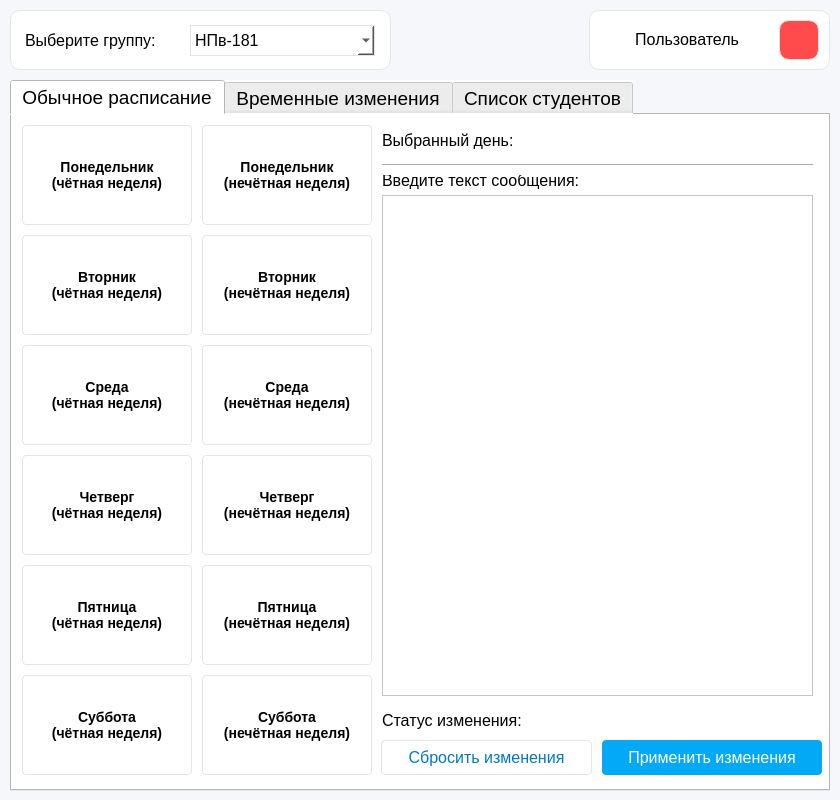
<?xml version="1.0" encoding="UTF-8"?>
<ui version="4.0">
 <class>MainWindow2</class>
 <widget class="QMainWindow" name="MainWindow2">
  <property name="geometry">
   <rect>
    <x>0</x>
    <y>0</y>
    <width>840</width>
    <height>800</height>
   </rect>
  </property>
  <property name="minimumSize">
   <size>
    <width>840</width>
    <height>800</height>
   </size>
  </property>
  <property name="maximumSize">
   <size>
    <width>840</width>
    <height>800</height>
   </size>
  </property>
  <property name="windowTitle">
   <string>Управление ботом РУДН</string>
  </property>
  <property name="styleSheet">
   <string notr="true">background-color: rgb(245, 247, 250);
opacity: 1;</string>
  </property>
  <widget class="QWidget" name="centralwidget">
   <property name="styleSheet">
    <string notr="true">background: #F5F7FA;
opacity: 1;</string>
   </property>
   <widget class="QTabWidget" name="tabWidget">
    <property name="geometry">
     <rect>
      <x>10</x>
      <y>80</y>
      <width>820</width>
      <height>711</height>
     </rect>
    </property>
    <property name="font">
     <font>
      <pointsize>14</pointsize>
     </font>
    </property>
    <property name="styleSheet">
     <string notr="true">background-color: rgb(255, 255, 255);</string>
    </property>
    <property name="currentIndex">
     <number>0</number>
    </property>
    <widget class="QWidget" name="tab_1">
     <attribute name="title">
      <string>Обычное расписание</string>
     </attribute>
     <widget class="QPushButton" name="b_thu_1">
      <property name="geometry">
       <rect>
        <x>190</x>
        <y>340</y>
        <width>170</width>
        <height>100</height>
       </rect>
      </property>
      <property name="font">
       <font>
        <pointsize>-1</pointsize>
        <weight>75</weight>
        <bold>true</bold>
       </font>
      </property>
      <property name="styleSheet">
       <string notr="true">QPushButton{
background: #FFFFFF ;
border-radius: 4px;
opacity: 1;
text-align: center;
letter-spacing: 0px;
text-transform: uppercase;
font-size: 14px;
font-weight: bold; 
border: 1px solid #e5e5e5;
}

QPushButton::hover{
background: #e8e8e8;
}</string>
      </property>
      <property name="text">
       <string>Четверг
(нечётная неделя)</string>
      </property>
     </widget>
     <widget class="QPushButton" name="b_tue_0">
      <property name="geometry">
       <rect>
        <x>10</x>
        <y>120</y>
        <width>170</width>
        <height>100</height>
       </rect>
      </property>
      <property name="font">
       <font>
        <pointsize>-1</pointsize>
        <weight>75</weight>
        <bold>true</bold>
       </font>
      </property>
      <property name="styleSheet">
       <string notr="true">QPushButton{
background: #FFFFFF ;
border-radius: 4px;
opacity: 1;
text-align: center;
letter-spacing: 0px;
text-transform: uppercase;
font-size: 14px;
font-weight: bold; 
border: 1px solid #e5e5e5;
}

QPushButton::hover{
background: #e8e8e8;
}</string>
      </property>
      <property name="text">
       <string>Вторник
(чётная неделя)</string>
      </property>
     </widget>
     <widget class="QPushButton" name="b_fri_1">
      <property name="geometry">
       <rect>
        <x>190</x>
        <y>450</y>
        <width>170</width>
        <height>100</height>
       </rect>
      </property>
      <property name="font">
       <font>
        <pointsize>-1</pointsize>
        <weight>75</weight>
        <bold>true</bold>
       </font>
      </property>
      <property name="styleSheet">
       <string notr="true">QPushButton{
background: #FFFFFF ;
border-radius: 4px;
opacity: 1;
text-align: center;
letter-spacing: 0px;
text-transform: uppercase;
font-size: 14px;
font-weight: bold; 
border: 1px solid #e5e5e5;
}

QPushButton::hover{
background: #e8e8e8;
}</string>
      </property>
      <property name="text">
       <string>Пятница
(нечётная неделя)</string>
      </property>
     </widget>
     <widget class="QPushButton" name="b_fri_0">
      <property name="geometry">
       <rect>
        <x>10</x>
        <y>450</y>
        <width>170</width>
        <height>100</height>
       </rect>
      </property>
      <property name="font">
       <font>
        <pointsize>-1</pointsize>
        <weight>75</weight>
        <bold>true</bold>
       </font>
      </property>
      <property name="styleSheet">
       <string notr="true">QPushButton{
background: #FFFFFF ;
border-radius: 4px;
opacity: 1;
text-align: center;
letter-spacing: 0px;
text-transform: uppercase;
font-size: 14px;
font-weight: bold; 
border: 1px solid #e5e5e5;
}

QPushButton::hover{
background: #e8e8e8;
}</string>
      </property>
      <property name="text">
       <string>Пятница
(чётная неделя)</string>
      </property>
     </widget>
     <widget class="QPushButton" name="b_sat_1">
      <property name="geometry">
       <rect>
        <x>190</x>
        <y>560</y>
        <width>170</width>
        <height>100</height>
       </rect>
      </property>
      <property name="font">
       <font>
        <pointsize>-1</pointsize>
        <weight>75</weight>
        <bold>true</bold>
       </font>
      </property>
      <property name="styleSheet">
       <string notr="true">QPushButton{
background: #FFFFFF ;
border-radius: 4px;
opacity: 1;
text-align: center;
letter-spacing: 0px;
text-transform: uppercase;
font-size: 14px;
font-weight: bold; 
border: 1px solid #e5e5e5;
}

QPushButton::hover{
background: #e8e8e8;
}</string>
      </property>
      <property name="text">
       <string>Суббота
(нечётная неделя)</string>
      </property>
     </widget>
     <widget class="QPushButton" name="b_tue_1">
      <property name="geometry">
       <rect>
        <x>190</x>
        <y>120</y>
        <width>170</width>
        <height>100</height>
       </rect>
      </property>
      <property name="font">
       <font>
        <pointsize>-1</pointsize>
        <weight>75</weight>
        <bold>true</bold>
       </font>
      </property>
      <property name="styleSheet">
       <string notr="true">QPushButton{
background: #FFFFFF ;
border-radius: 4px;
opacity: 1;
text-align: center;
letter-spacing: 0px;
text-transform: uppercase;
font-size: 14px;
font-weight: bold; 
border: 1px solid #e5e5e5;
}

QPushButton::hover{
background: #e8e8e8;
}</string>
      </property>
      <property name="text">
       <string>Вторник
(нечётная неделя)</string>
      </property>
     </widget>
     <widget class="QPushButton" name="b_wed_0">
      <property name="geometry">
       <rect>
        <x>10</x>
        <y>230</y>
        <width>170</width>
        <height>100</height>
       </rect>
      </property>
      <property name="font">
       <font>
        <pointsize>-1</pointsize>
        <weight>75</weight>
        <bold>true</bold>
       </font>
      </property>
      <property name="styleSheet">
       <string notr="true">QPushButton{
background: #FFFFFF ;
border-radius: 4px;
opacity: 1;
text-align: center;
letter-spacing: 0px;
text-transform: uppercase;
font-size: 14px;
font-weight: bold; 
border: 1px solid #e5e5e5;
}

QPushButton::hover{
background: #e8e8e8;
}</string>
      </property>
      <property name="text">
       <string>Среда
(чётная неделя)</string>
      </property>
     </widget>
     <widget class="QPushButton" name="b_mon_0">
      <property name="geometry">
       <rect>
        <x>10</x>
        <y>10</y>
        <width>170</width>
        <height>100</height>
       </rect>
      </property>
      <property name="font">
       <font>
        <pointsize>-1</pointsize>
        <weight>75</weight>
        <bold>true</bold>
       </font>
      </property>
      <property name="styleSheet">
       <string notr="true">QPushButton{
background: #FFFFFF ;
border-radius: 4px;
opacity: 1;
text-align: center;
letter-spacing: 0px;
text-transform: uppercase;
font-size: 14px;
font-weight: bold; 
border: 1px solid #e5e5e5;
}

QPushButton::hover{
background: #e8e8e8;
}</string>
      </property>
      <property name="text">
       <string>Понедельник
(чётная неделя)</string>
      </property>
     </widget>
     <widget class="QPushButton" name="b_wed_1">
      <property name="geometry">
       <rect>
        <x>190</x>
        <y>230</y>
        <width>170</width>
        <height>100</height>
       </rect>
      </property>
      <property name="font">
       <font>
        <pointsize>-1</pointsize>
        <weight>75</weight>
        <bold>true</bold>
       </font>
      </property>
      <property name="styleSheet">
       <string notr="true">QPushButton{
background: #FFFFFF ;
border-radius: 4px;
opacity: 1;
text-align: center;
letter-spacing: 0px;
text-transform: uppercase;
font-size: 14px;
font-weight: bold; 
border: 1px solid #e5e5e5;
}

QPushButton::hover{
background: #e8e8e8;
}</string>
      </property>
      <property name="text">
       <string>Среда
(нечётная неделя)</string>
      </property>
     </widget>
     <widget class="QPushButton" name="b_mon_1">
      <property name="geometry">
       <rect>
        <x>190</x>
        <y>10</y>
        <width>170</width>
        <height>100</height>
       </rect>
      </property>
      <property name="font">
       <font>
        <pointsize>-1</pointsize>
        <weight>75</weight>
        <bold>true</bold>
       </font>
      </property>
      <property name="styleSheet">
       <string notr="true">QPushButton{
background: #FFFFFF ;
border-radius: 4px;
opacity: 1;
text-align: center;
letter-spacing: 0px;
text-transform: uppercase;
font-size: 14px;
font-weight: bold; 
border: 1px solid #e5e5e5;
}

QPushButton::hover{
background: #e8e8e8;
}</string>
      </property>
      <property name="text">
       <string>Понедельник
(нечётная неделя)</string>
      </property>
     </widget>
     <widget class="QPushButton" name="b_sat_0">
      <property name="geometry">
       <rect>
        <x>10</x>
        <y>560</y>
        <width>170</width>
        <height>100</height>
       </rect>
      </property>
      <property name="font">
       <font>
        <pointsize>-1</pointsize>
        <weight>75</weight>
        <bold>true</bold>
       </font>
      </property>
      <property name="styleSheet">
       <string notr="true">QPushButton{
background: #FFFFFF ;
border-radius: 4px;
opacity: 1;
text-align: center;
letter-spacing: 0px;
text-transform: uppercase;
font-size: 14px;
font-weight: bold; 
border: 1px solid #e5e5e5;
}

QPushButton::hover{
background: #e8e8e8;
}</string>
      </property>
      <property name="text">
       <string>Суббота
(чётная неделя)</string>
      </property>
     </widget>
     <widget class="QPushButton" name="b_thu_0">
      <property name="geometry">
       <rect>
        <x>10</x>
        <y>340</y>
        <width>170</width>
        <height>100</height>
       </rect>
      </property>
      <property name="font">
       <font>
        <pointsize>-1</pointsize>
        <weight>75</weight>
        <bold>true</bold>
       </font>
      </property>
      <property name="styleSheet">
       <string notr="true">QPushButton{
background: #FFFFFF ;
border-radius: 4px;
opacity: 1;
text-align: center;
letter-spacing: 0px;
text-transform: uppercase;
font-size: 14px;
font-weight: bold; 
border: 1px solid #e5e5e5;
}

QPushButton::hover{
background: #e8e8e8;
}</string>
      </property>
      <property name="text">
       <string>Четверг
(чётная неделя)</string>
      </property>
     </widget>
     <widget class="QPlainTextEdit" name="plainTextEdit">
      <property name="geometry">
       <rect>
        <x>370</x>
        <y>80</y>
        <width>431</width>
        <height>501</height>
       </rect>
      </property>
      <property name="styleSheet">
       <string notr="true">font-size: 16px;</string>
      </property>
     </widget>
     <widget class="QPushButton" name="clear_PTE">
      <property name="geometry">
       <rect>
        <x>369</x>
        <y>625</y>
        <width>211</width>
        <height>35</height>
       </rect>
      </property>
      <property name="styleSheet">
       <string notr="true">QPushButton{
background: #FFFFFF ;
border-radius: 4px;
opacity: 1;
text-align: center;
letter-spacing: 0px;
color: #0079C2;
text-transform: uppercase;
font-size: 16px;
font-weight: medium; 
border: 1px solid #e5e5e5;
}

QPushButton::hover{
background: #e8e8e8;
}</string>
      </property>
      <property name="text">
       <string>Сбросить изменения</string>
      </property>
     </widget>
     <widget class="QPushButton" name="send_changes">
      <property name="geometry">
       <rect>
        <x>590</x>
        <y>625</y>
        <width>220</width>
        <height>35</height>
       </rect>
      </property>
      <property name="styleSheet">
       <string notr="true">QPushButton{
background: #03A9F4 ;
border-radius: 4px;
opacity: 1;
text-align: center;
letter-spacing: 0px;
color: #FFFFFF;
text-transform: uppercase;
font-size: 16px;
font-weight: medium; 
}

QPushButton::hover{
background: #0079C2;
}</string>
      </property>
      <property name="text">
       <string>Применить изменения</string>
      </property>
     </widget>
     <widget class="QLabel" name="label_5">
      <property name="geometry">
       <rect>
        <x>370</x>
        <y>10</y>
        <width>160</width>
        <height>30</height>
       </rect>
      </property>
      <property name="styleSheet">
       <string notr="true">letter-spacing: 0px;
text-transform: uppercase;
font-size: 16px;
font-weight: medium; </string>
      </property>
      <property name="text">
       <string>Выбранный день:</string>
      </property>
     </widget>
     <widget class="QLabel" name="l_day">
      <property name="geometry">
       <rect>
        <x>530</x>
        <y>10</y>
        <width>271</width>
        <height>30</height>
       </rect>
      </property>
      <property name="font">
       <font>
        <pointsize>-1</pointsize>
       </font>
      </property>
      <property name="styleSheet">
       <string notr="true">letter-spacing: 0px;
text-transform: uppercase;
font-size: 15px;
font-weight: medium; </string>
      </property>
      <property name="text">
       <string/>
      </property>
     </widget>
     <widget class="QLabel" name="label_6">
      <property name="geometry">
       <rect>
        <x>370</x>
        <y>590</y>
        <width>170</width>
        <height>30</height>
       </rect>
      </property>
      <property name="styleSheet">
       <string notr="true">letter-spacing: 0px;
text-transform: uppercase;
font-size: 16px;
font-weight: medium; </string>
      </property>
      <property name="text">
       <string>Статус изменения:</string>
      </property>
     </widget>
     <widget class="QLabel" name="l_status">
      <property name="geometry">
       <rect>
        <x>540</x>
        <y>590</y>
        <width>250</width>
        <height>30</height>
       </rect>
      </property>
      <property name="font">
       <font>
        <pointsize>-1</pointsize>
       </font>
      </property>
      <property name="styleSheet">
       <string notr="true">letter-spacing: 0px;
text-transform: uppercase;
font-size: 15px;
font-weight: medium; </string>
      </property>
      <property name="text">
       <string/>
      </property>
     </widget>
     <widget class="QLabel" name="label_7">
      <property name="geometry">
       <rect>
        <x>370</x>
        <y>50</y>
        <width>241</width>
        <height>30</height>
       </rect>
      </property>
      <property name="styleSheet">
       <string notr="true">letter-spacing: 0px;
text-transform: uppercase;
font-size: 16px;
font-weight: medium; </string>
      </property>
      <property name="text">
       <string>Введите текст сообщения:</string>
      </property>
     </widget>
     <widget class="Line" name="line">
      <property name="geometry">
       <rect>
        <x>370</x>
        <y>40</y>
        <width>431</width>
        <height>20</height>
       </rect>
      </property>
      <property name="orientation">
       <enum>Qt::Horizontal</enum>
      </property>
     </widget>
    </widget>
    <widget class="QWidget" name="tab_2">
     <attribute name="title">
      <string>Временные изменения</string>
     </attribute>
     <widget class="QPlainTextEdit" name="PTE_temp">
      <property name="geometry">
       <rect>
        <x>10</x>
        <y>310</y>
        <width>650</width>
        <height>211</height>
       </rect>
      </property>
      <property name="styleSheet">
       <string notr="true">font-size: 16px;</string>
      </property>
     </widget>
     <widget class="QDateEdit" name="DE_temp">
      <property name="geometry">
       <rect>
        <x>10</x>
        <y>570</y>
        <width>771</width>
        <height>51</height>
       </rect>
      </property>
      <property name="styleSheet">
       <string notr="true">letter-spacing: 0px;
text-transform: uppercase;
font-size: 16px;
font-weight: medium; </string>
      </property>
     </widget>
     <widget class="QPushButton" name="clear_PTE_temp">
      <property name="geometry">
       <rect>
        <x>670</x>
        <y>400</y>
        <width>120</width>
        <height>80</height>
       </rect>
      </property>
      <property name="styleSheet">
       <string notr="true">QPushButton{
background: #FFFFFF ;
border-radius: 4px;
opacity: 1;
text-align: center;
letter-spacing: 0px;
color: #0079C2;
text-transform: uppercase;
font-size: 16px;
font-weight: medium; 
border: 1px solid #e5e5e5;
}

QPushButton::hover{
background: #e8e8e8;
}</string>
      </property>
      <property name="text">
       <string>Сбросить
текст
сообщения</string>
      </property>
     </widget>
     <widget class="QPushButton" name="send_chages_temp">
      <property name="geometry">
       <rect>
        <x>670</x>
        <y>310</y>
        <width>120</width>
        <height>80</height>
       </rect>
      </property>
      <property name="styleSheet">
       <string notr="true">QPushButton{
background: #03A9F4 ;
border-radius: 4px;
opacity: 1;
text-align: center;
letter-spacing: 0px;
color: #FFFFFF;
text-transform: uppercase;
font-size: 16px;
font-weight: medium; 
}

QPushButton::hover{
background: #0079C2;
}</string>
      </property>
      <property name="text">
       <string>Отправить
текст
сообщения</string>
      </property>
     </widget>
     <widget class="QLabel" name="label">
      <property name="geometry">
       <rect>
        <x>10</x>
        <y>630</y>
        <width>171</width>
        <height>20</height>
       </rect>
      </property>
      <property name="styleSheet">
       <string notr="true">letter-spacing: 0px;
text-transform: uppercase;
font-size: 16px;
font-weight: medium; </string>
      </property>
      <property name="text">
       <string>Статус изменения:</string>
      </property>
     </widget>
     <widget class="QLabel" name="l_status_2">
      <property name="geometry">
       <rect>
        <x>180</x>
        <y>630</y>
        <width>250</width>
        <height>21</height>
       </rect>
      </property>
      <property name="styleSheet">
       <string notr="true">letter-spacing: 0px;
text-transform: uppercase;
font-size: 15px;
font-weight: medium; </string>
      </property>
      <property name="text">
       <string/>
      </property>
     </widget>
     <widget class="QLabel" name="label_3">
      <property name="geometry">
       <rect>
        <x>10</x>
        <y>280</y>
        <width>250</width>
        <height>30</height>
       </rect>
      </property>
      <property name="styleSheet">
       <string notr="true">letter-spacing: 0px;
text-transform: uppercase;
font-size: 16px;
font-weight: medium; </string>
      </property>
      <property name="text">
       <string>Введите текст сообщения:</string>
      </property>
     </widget>
     <widget class="QLabel" name="label_4">
      <property name="geometry">
       <rect>
        <x>10</x>
        <y>5</y>
        <width>250</width>
        <height>20</height>
       </rect>
      </property>
      <property name="styleSheet">
       <string notr="true">letter-spacing: 0px;
text-transform: uppercase;
font-size: 16px;
font-weight: medium; </string>
      </property>
      <property name="text">
       <string>Запланированные события:</string>
      </property>
     </widget>
     <widget class="QPushButton" name="delete_temp_note">
      <property name="geometry">
       <rect>
        <x>670</x>
        <y>30</y>
        <width>120</width>
        <height>80</height>
       </rect>
      </property>
      <property name="styleSheet">
       <string notr="true">QPushButton{
background: #03A9F4 ;
border-radius: 4px;
opacity: 1;
text-align: center;
letter-spacing: 0px;
color: #FFFFFF;
text-transform: uppercase;
font-size: 16px;
font-weight: medium; 
}

QPushButton::hover{
background: #0079C2;
}</string>
      </property>
      <property name="text">
       <string>Удалить
запись</string>
      </property>
     </widget>
     <widget class="QLabel" name="label_8">
      <property name="geometry">
       <rect>
        <x>10</x>
        <y>530</y>
        <width>251</width>
        <height>31</height>
       </rect>
      </property>
      <property name="styleSheet">
       <string notr="true">letter-spacing: 0px;
text-transform: uppercase;
font-size: 16px;
font-weight: medium; </string>
      </property>
      <property name="text">
       <string>Выберите дату сообщения:</string>
      </property>
     </widget>
     <widget class="QTreeWidget" name="TW_temp">
      <property name="geometry">
       <rect>
        <x>10</x>
        <y>30</y>
        <width>651</width>
        <height>241</height>
       </rect>
      </property>
      <property name="styleSheet">
       <string notr="true">font-size: 16px;</string>
      </property>
      <attribute name="headerShowSortIndicator" stdset="0">
       <bool>true</bool>
      </attribute>
      <column>
       <property name="text">
        <string>Дата события</string>
       </property>
      </column>
      <column>
       <property name="text">
        <string>Текст события</string>
       </property>
      </column>
     </widget>
     <widget class="QPushButton" name="refresh_btn_tab2">
      <property name="geometry">
       <rect>
        <x>670</x>
        <y>120</y>
        <width>120</width>
        <height>80</height>
       </rect>
      </property>
      <property name="styleSheet">
       <string notr="true">QPushButton{
background: #FFFFFF ;
border-radius: 4px;
opacity: 1;
text-align: center;
letter-spacing: 0px;
color: #0079C2;
text-transform: uppercase;
font-size: 16px;
font-weight: medium; 
border: 1px solid #e5e5e5;
}

QPushButton::hover{
background: #e8e8e8;
}</string>
      </property>
      <property name="text">
       <string>Обновить</string>
      </property>
     </widget>
    </widget>
    <widget class="QWidget" name="tab">
     <attribute name="title">
      <string>Список студентов</string>
     </attribute>
     <widget class="QTreeWidget" name="stud_tab">
      <property name="geometry">
       <rect>
        <x>0</x>
        <y>0</y>
        <width>641</width>
        <height>661</height>
       </rect>
      </property>
      <property name="styleSheet">
       <string notr="true">font-size: 16px;</string>
      </property>
      <property name="horizontalScrollBarPolicy">
       <enum>Qt::ScrollBarAlwaysOff</enum>
      </property>
      <property name="sortingEnabled">
       <bool>false</bool>
      </property>
      <property name="columnCount">
       <number>5</number>
      </property>
      <attribute name="headerCascadingSectionResizes">
       <bool>false</bool>
      </attribute>
      <attribute name="headerHighlightSections">
       <bool>false</bool>
      </attribute>
      <attribute name="headerShowSortIndicator" stdset="0">
       <bool>false</bool>
      </attribute>
      <attribute name="headerStretchLastSection">
       <bool>true</bool>
      </attribute>
      <column>
       <property name="text">
        <string>№</string>
       </property>
      </column>
      <column>
       <property name="text">
        <string>Фамилия</string>
       </property>
      </column>
      <column>
       <property name="text">
        <string>Имя</string>
       </property>
      </column>
      <column>
       <property name="text">
        <string>Отчество</string>
       </property>
      </column>
      <column>
       <property name="text">
        <string>Номер студенческого</string>
       </property>
      </column>
     </widget>
     <widget class="QPushButton" name="add_stud_btn">
      <property name="geometry">
       <rect>
        <x>649</x>
        <y>20</y>
        <width>141</width>
        <height>80</height>
       </rect>
      </property>
      <property name="styleSheet">
       <string notr="true">QPushButton{
background: #03A9F4 ;
border-radius: 4px;
opacity: 1;
text-align: center;
letter-spacing: 0px;
color: #FFFFFF;
text-transform: uppercase;
font-size: 16px;
font-weight: medium; 
}

QPushButton::hover{
background: #0079C2;
}</string>
      </property>
      <property name="text">
       <string>Добавить
студента</string>
      </property>
     </widget>
     <widget class="QPushButton" name="delete_stud_btn">
      <property name="geometry">
       <rect>
        <x>649</x>
        <y>110</y>
        <width>141</width>
        <height>80</height>
       </rect>
      </property>
      <property name="styleSheet">
       <string notr="true">QPushButton{
background: #03A9F4 ;
border-radius: 4px;
opacity: 1;
text-align: center;
letter-spacing: 0px;
color: #FFFFFF;
text-transform: uppercase;
font-size: 16px;
font-weight: medium; 
}

QPushButton::hover{
background: #0079C2;
}</string>
      </property>
      <property name="text">
       <string>Удалить
студента</string>
      </property>
     </widget>
     <widget class="QPushButton" name="refresh_btn_tab3">
      <property name="geometry">
       <rect>
        <x>649</x>
        <y>200</y>
        <width>141</width>
        <height>80</height>
       </rect>
      </property>
      <property name="styleSheet">
       <string notr="true">QPushButton{
background: #03A9F4 ;
border-radius: 4px;
opacity: 1;
text-align: center;
letter-spacing: 0px;
color: #FFFFFF;
text-transform: uppercase;
font-size: 16px;
font-weight: medium; 
}

QPushButton::hover{
background: #0079C2;
}</string>
      </property>
      <property name="text">
       <string>Обновить</string>
      </property>
     </widget>
     <widget class="QPushButton" name="pushButton">
      <property name="geometry">
       <rect>
        <x>649</x>
        <y>290</y>
        <width>141</width>
        <height>80</height>
       </rect>
      </property>
      <property name="styleSheet">
       <string notr="true">QPushButton{
background: #03A9F4 ;
border-radius: 4px;
opacity: 1;
text-align: center;
letter-spacing: 0px;
color: #FFFFFF;
text-transform: uppercase;
font-size: 16px;
font-weight: medium; 
}

QPushButton::hover{
background: #0079C2;
}</string>
      </property>
      <property name="text">
       <string>Изменение
данных</string>
      </property>
     </widget>
     <widget class="QPushButton" name="pushButton_2">
      <property name="geometry">
       <rect>
        <x>649</x>
        <y>380</y>
        <width>141</width>
        <height>80</height>
       </rect>
      </property>
      <property name="styleSheet">
       <string notr="true">background: #0079C2 ;
border-radius: 4px;
text-align: center;
letter-spacing: 0px;
color: #FFFFFF;
text-transform: uppercase;
opacity: 1;
font-size: 16px;
font-weight: medium; </string>
      </property>
      <property name="text">
       <string>Обзор
успеваемости</string>
      </property>
     </widget>
    </widget>
   </widget>
   <widget class="QFrame" name="frame">
    <property name="geometry">
     <rect>
      <x>10</x>
      <y>10</y>
      <width>381</width>
      <height>60</height>
     </rect>
    </property>
    <property name="styleSheet">
     <string notr="true">background-color: rgb(255, 255, 255);
border: 1px solid #e5e5e5;
border-radius: 10px;</string>
    </property>
    <property name="frameShape">
     <enum>QFrame::StyledPanel</enum>
    </property>
    <property name="frameShadow">
     <enum>QFrame::Raised</enum>
    </property>
    <widget class="QLabel" name="label_2">
     <property name="geometry">
      <rect>
       <x>10</x>
       <y>10</y>
       <width>161</width>
       <height>40</height>
      </rect>
     </property>
     <property name="styleSheet">
      <string notr="true">letter-spacing: 0px;
text-transform: uppercase;
font-size: 16px;
font-weight: medium; 
border: 1px solid rgb(255, 255, 255);</string>
     </property>
     <property name="text">
      <string>Выберите группу:</string>
     </property>
    </widget>
    <widget class="QComboBox" name="group_comboBox">
     <property name="geometry">
      <rect>
       <x>180</x>
       <y>15</y>
       <width>185</width>
       <height>31</height>
      </rect>
     </property>
     <property name="styleSheet">
      <string notr="true">letter-spacing: 0px;
text-transform: uppercase;
font-size: 16px;
font-weight: medium; 
border-radius: 0px;</string>
     </property>
     <property name="currentText">
      <string>НПв-181</string>
     </property>
     <property name="frame">
      <bool>true</bool>
     </property>
     <item>
      <property name="text">
       <string>НПв-181</string>
      </property>
     </item>
    </widget>
   </widget>
   <widget class="QFrame" name="frame_2">
    <property name="geometry">
     <rect>
      <x>589</x>
      <y>10</y>
      <width>241</width>
      <height>60</height>
     </rect>
    </property>
    <property name="styleSheet">
     <string notr="true">background-color: rgb(255, 255, 255);
border: 1px solid #e5e5e5;
border-radius: 10px;</string>
    </property>
    <property name="frameShape">
     <enum>QFrame::StyledPanel</enum>
    </property>
    <property name="frameShadow">
     <enum>QFrame::Raised</enum>
    </property>
    <widget class="QPushButton" name="exit_btn">
     <property name="geometry">
      <rect>
       <x>190</x>
       <y>10</y>
       <width>40</width>
       <height>40</height>
      </rect>
     </property>
     <property name="whatsThis">
      <string>Выход из учётной записи</string>
     </property>
     <property name="styleSheet">
      <string notr="true">QPushButton{
background: #ff4b4b ; 
}

QPushButton::hover{
background: #ff0000;
}</string>
     </property>
     <property name="text">
      <string/>
     </property>
     <property name="icon">
      <iconset>
       <normaloff>logout.svg</normaloff>logout.svg</iconset>
     </property>
     <property name="iconSize">
      <size>
       <width>20</width>
       <height>20</height>
      </size>
     </property>
     <property name="flat">
      <bool>true</bool>
     </property>
    </widget>
    <widget class="QLabel" name="label_9">
     <property name="geometry">
      <rect>
       <x>155</x>
       <y>10</y>
       <width>31</width>
       <height>39</height>
      </rect>
     </property>
     <property name="layoutDirection">
      <enum>Qt::LeftToRight</enum>
     </property>
     <property name="styleSheet">
      <string notr="true">border: 1px solid rgb(255, 255, 255);</string>
     </property>
     <property name="text">
      <string>&lt;img src='account.svg' /&gt;</string>
     </property>
    </widget>
    <widget class="QLabel" name="l_name">
     <property name="enabled">
      <bool>true</bool>
     </property>
     <property name="geometry">
      <rect>
       <x>14</x>
       <y>10</y>
       <width>141</width>
       <height>39</height>
      </rect>
     </property>
     <property name="sizePolicy">
      <sizepolicy hsizetype="Preferred" vsizetype="Preferred">
       <horstretch>0</horstretch>
       <verstretch>0</verstretch>
      </sizepolicy>
     </property>
     <property name="font">
      <font>
       <pointsize>-1</pointsize>
      </font>
     </property>
     <property name="layoutDirection">
      <enum>Qt::LeftToRight</enum>
     </property>
     <property name="autoFillBackground">
      <bool>false</bool>
     </property>
     <property name="styleSheet">
      <string notr="true">letter-spacing: 0px;
font-size: 16px;
font-weight: medium; 
border: 1px solid rgb(255, 255, 255);
text-align: right</string>
     </property>
     <property name="text">
      <string>Пользователь</string>
     </property>
     <property name="textFormat">
      <enum>Qt::AutoText</enum>
     </property>
     <property name="alignment">
      <set>Qt::AlignRight|Qt::AlignTrailing|Qt::AlignVCenter</set>
     </property>
     <property name="wordWrap">
      <bool>false</bool>
     </property>
    </widget>
   </widget>
  </widget>
 </widget>
 <resources/>
 <connections/>
</ui>
